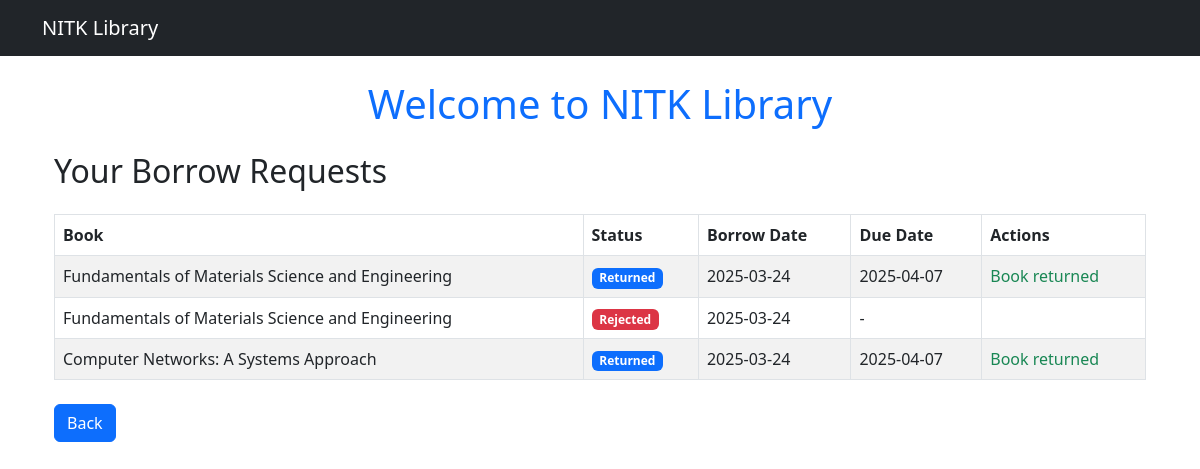
The app's page /borrow/status/ (signed in), older data.
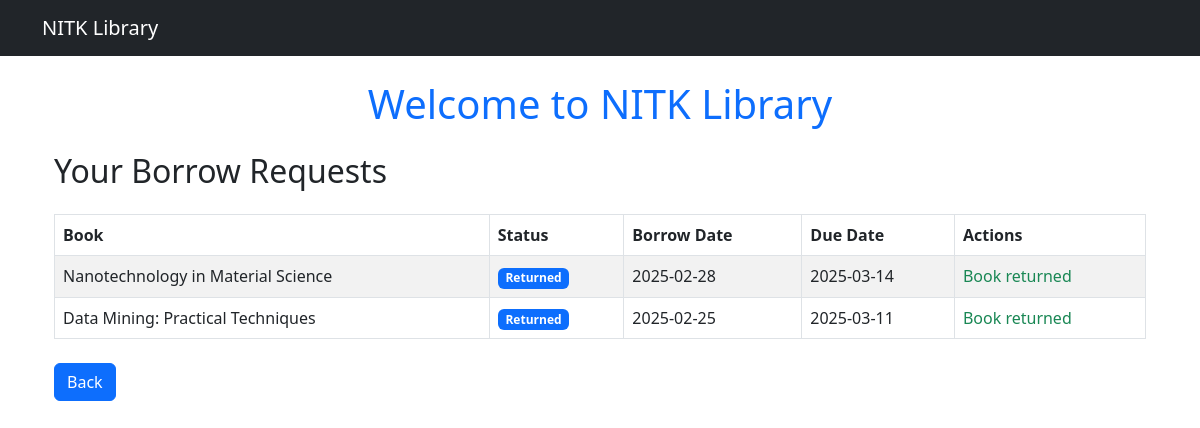
The same page, newer data.
### borrowing/models.py (models this page shows, shortened)
class Borrow(models.Model):
    STATUS_CHOICES = [
        ('Pending', 'Pending'),
        ('Approved', 'Approved'),
        ('Rejected', 'Rejected'),
        ('Returned', 'Returned'),
        ('Pending Return','Pending Return')
    ]
    student = models.ForeignKey(Student, on_delete=models.CASCADE)
    book = models.ForeignKey(Book, on_delete=models.CASCADE, null=True, blank=True)
    journal = models.ForeignKey(Journal, on_delete=models.CASCADE, null=True, blank=True)
    borrow_date = models.DateTimeField(default=timezone.now)
    due_date = models.DateTimeField(null=True, blank=True)
    return_date = models.DateTimeField(null=True, blank=True)
    is_returned = models.BooleanField(default=False)
    is_overdue = models.BooleanField(default=False)
    status = models.CharField(max_length=20, choices=STATUS_CHOICES, default='Pending')

### books/models.py (models this page shows, shortened)
class Book(models.Model):
    GenreChoices = [
    ('Metallurgy', 'METALLURGY'),
    ('Computer Science', 'CS'),
    ('ECE', 'ECE'),
    ('EEE', 'EEE'),
    ('Mechanical', 'MECHANICAL'),
    ('Civil', 'CIVIL'),
    ('AI', 'AI'),
    ('Data Science', 'DATA_SCIENCE'),
    ('Mining', 'MINING'),
    ('IT', 'IT')
]
    title = models.CharField(max_length=255)
    author = models.ForeignKey(Author, on_delete=models.CASCADE)
    publisher = models.CharField(max_length=255)
    pages = models.IntegerField(validators=[MinValueValidator(1)])
    price = models.DecimalField(max_digits=8, decimal_places=2)
    genre = models.CharField(max_length=50, choices=GenreChoices)
    topics = models.TextField(blank=True, null=True)
    available_copies = models.IntegerField(default=1, validators=[MinValueValidator(0)])

### borrowing/views.py (the view)
# urls.py: path("status/", borrow_status, name="borrow_status"),
@login_required
def borrow_status(request):
    if not hasattr(request.user, "student"):
        return redirect("login")
    borrow_requests = Borrow.objects.filter(student__user=request.user)
    return render(request, "borrow_status.html", {"borrow_requests": borrow_requests})

### borrowing/templates/borrow_status.html
{% extends "base.html" %}
{% block content %}
<div class="container mt-4">
    <h2 class="mb-4">Your Borrow Requests</h2>
    <table class="table table-striped table-bordered">
        <thead class="thead-dark">
            <tr>
                <th>Book</th>
                <th>Status</th>
                <th>Borrow Date</th>
                <th>Due Date</th>
                <th>Actions</th>
            </tr>
        </thead>
        <tbody>
            {% for request in borrow_requests %}
            <tr>
                <td>{{ request.book.title }}</td>
                <td>
                    {% if request.status == "Pending" %}
                        <span class="badge bg-warning text-dark">Pending</span>
                    {% elif request.status == "Approved" %}
                        <span class="badge bg-success">Approved</span>
                    {% elif request.status == "Pending Return" %}
                        <span class="badge bg-info">Pending Return</span>
                    {% elif request.status == "Returned" %}
                        <span class="badge bg-primary">Returned</span>
                    {% else %}
                        <span class="badge bg-danger">Rejected</span>
                    {% endif %}
                </td>
                <td>{{ request.borrow_date|date:"Y-m-d" }}</td>
                <td>{% if request.due_date %}{{ request.due_date|date:"Y-m-d" }}{% else %} - {% endif %}</td>
                <td>
                    {% if request.status == "Approved" and not request.is_returned %}
                        <a href="{% url 'request_return_book' request.id %}" class="btn btn-danger btn-sm">Return Book</a>
                    {% elif request.status == "Pending Return" %}
                        <span class="text-info">Return requested</span>
                    {% elif request.status == "Returned" %}
                        <span class="text-success">Book returned</span>
                    {% endif %}
                </td>
            </tr>
            {% empty %}
            <tr>
                <td colspan="5" class="text-center">No borrow requests found.</td>
            </tr>
            {% endfor %}
        </tbody>
    </table>
    <div class="mt-4">
        <button class="btn btn-primary" onclick="history.back()">Back</button>
    </div>
</div>
{% endblock %}

### users/templates/base.html (shortened to what this page needs)
<!DOCTYPE html>
<html lang="en">
<head>
    <link href="https://cdn.jsdelivr.net/npm/bootstrap@5.3.0/dist/css/bootstrap.min.css" rel="stylesheet">
    <link rel="stylesheet" href="https://cdn.jsdelivr.net/npm/bootstrap-icons@1.11.0/font/bootstrap-icons.css">
</head>
<body>
    <nav class="navbar navbar-dark bg-dark">
        <div class="container">
            <a class="navbar-brand" href="#">NITK Library</a>
        </div>
    </nav>
    <div class="container mt-4">
        <h1 class="text-center text-primary">Welcome to NITK Library</h1>
        {% block content %}{% endblock %}
    </div>
</body>
</html>

Row changes from the older to the newer data that the page shows:
removed Borrow: book "Fundamentals of Materials Science and Engineering", status "Returned", borrow_date "2025-03-24", due_date "2025-04-07"
removed Borrow: book "Fundamentals of Materials Science and Engineering", status "Rejected", borrow_date "2025-03-24"
removed Borrow: book "Computer Networks: A Systems Approach", status "Returned", borrow_date "2025-03-24", due_date "2025-04-07"
added Borrow: book "Nanotechnology in Material Science", status "Returned", borrow_date "2025-02-28", due_date "2025-03-14"
added Borrow: book "Data Mining: Practical Techniques", status "Returned", borrow_date "2025-02-25", due_date "2025-03-11"
